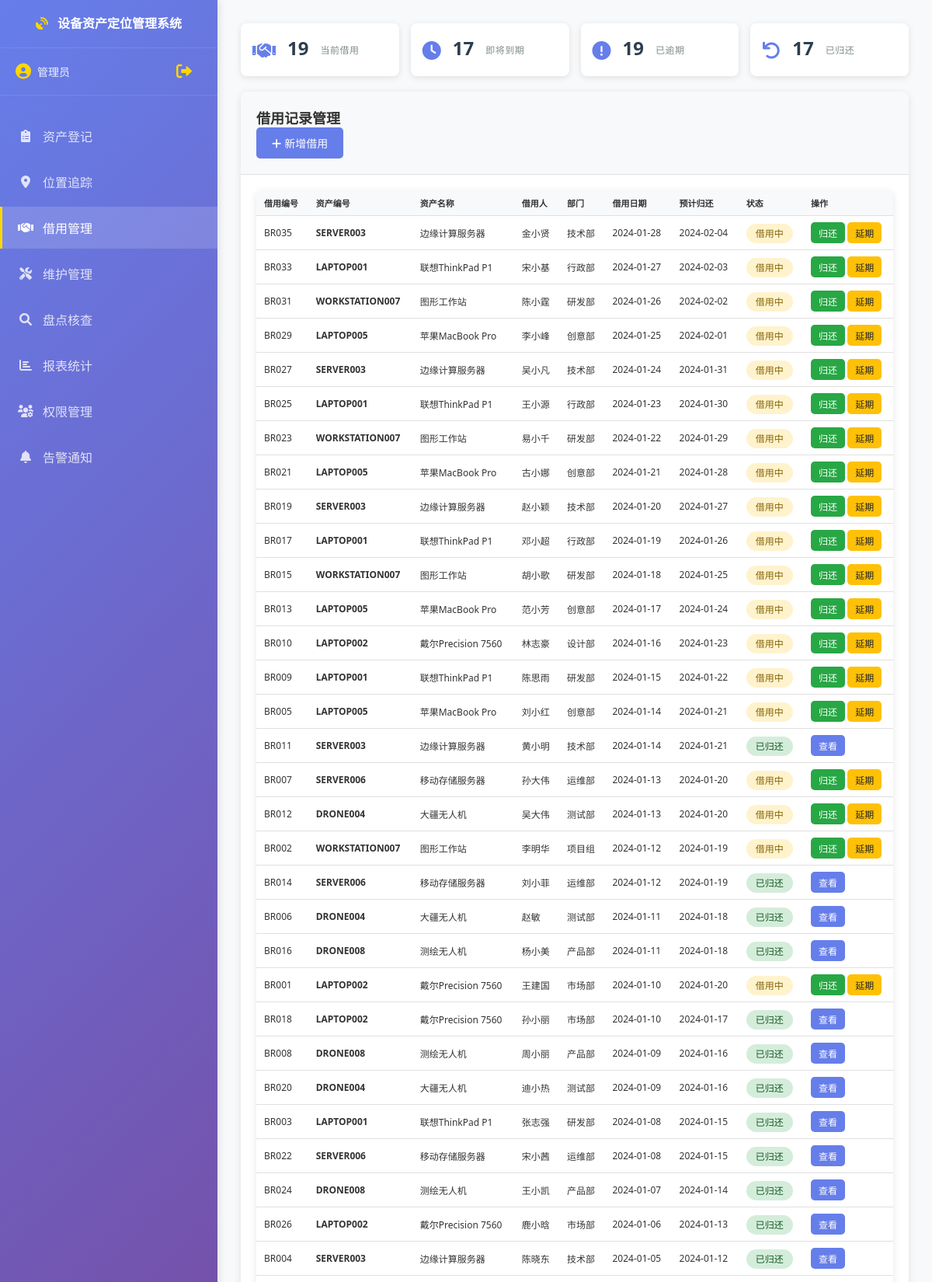
Page /borrow_management (upper part) on the committed database.
### tables this page shows
CREATE TABLE borrow_records (
            id INTEGER PRIMARY KEY AUTOINCREMENT,
            asset_id INTEGER,
            borrower_name VARCHAR(50) NOT NULL,
            borrower_department VARCHAR(50),
            borrow_date DATE NOT NULL,
            expected_return_date DATE,
            actual_return_date DATE,
            status VARCHAR(20) DEFAULT 'borrowed',
            notes TEXT,
            created_at TIMESTAMP DEFAULT CURRENT_TIMESTAMP,
            FOREIGN KEY (asset_id) REFERENCES assets (id)
        );

CREATE TABLE assets (
            id INTEGER PRIMARY KEY AUTOINCREMENT,
            asset_code VARCHAR(50) UNIQUE NOT NULL,
            asset_name VARCHAR(100) NOT NULL,
            category VARCHAR(50) NOT NULL,
            brand VARCHAR(50),
            model VARCHAR(50),
            purchase_date DATE,
            purchase_price DECIMAL(10,2),
            current_location VARCHAR(100),
            status VARCHAR(20) DEFAULT 'available',
            star_flash_tag_id VARCHAR(50),
            created_at TIMESTAMP DEFAULT CURRENT_TIMESTAMP,
            updated_at TIMESTAMP DEFAULT CURRENT_TIMESTAMP
        );

### app.py (the view)
@app.route('/borrow_management')
def borrow_management():
    conn = get_db_connection()
    borrows = conn.execute('''
        SELECT br.*, a.asset_name, a.asset_code
        FROM borrow_records br
        JOIN assets a ON br.asset_id = a.id
        ORDER BY br.borrow_date DESC
    ''').fetchall()
    current_borrows = conn.execute("SELECT COUNT(*) FROM borrow_records WHERE status = 'borrowed'").fetchone()[0]
    overdue_borrows = conn.execute('''
        SELECT COUNT(*) FROM borrow_records
        WHERE status = 'borrowed' AND expected_return_date < date('now')
    ''').fetchone()[0]
    conn.close()
    return render_template('index.html', active_page='borrow_management',
                         borrows=borrows, current_borrows=current_borrows,
                         overdue_borrows=overdue_borrows)

### database.py (called while the page is built)
def get_db_connection():
    conn = sqlite3.connect(DATABASE_PATH)
    conn.row_factory = sqlite3.Row
    return conn

### templates/index.html (shortened to what this page needs)
{% extends "base.html" %}  {%
block content %} {% if active_page == 'asset_register' %} {% include
'modules/asset_register.html' %} {% elif active_page == 'location_tracking' %}
{% include 'modules/location_tracking.html' %} {% elif active_page ==
'borrow_management' %} {% include 'modules/borrow_management.html' %} {% elif
active_page == 'maintenance_management' %} {% include
'modules/maintenance_management.html' %} {% elif active_page ==
'inventory_check' %} {% include 'modules/inventory_check.html' %} {% elif
active_page == 'report_statistics' %} {% include
'modules/report_statistics.html' %} {% elif active_page ==
'permission_management' %} {% include 'modules/permission_management.html' %} {%
elif active_page == 'alert_notification' %} {% include
'modules/alert_notification.html' %} {% endif %} {% endblock %}

### templates/modules/borrow_management.html
<div class="stats-grid">
  <div class="stat-card">
    <div class="icon"><i class="fas fa-handshake"></i></div>
    <div class="number">{{ current_borrows }}</div>
    <div class="label">当前借用</div>
  </div>
  <div class="stat-card">
    <div class="icon"><i class="fas fa-clock"></i></div>
    <div class="number">
      {{ (borrows|selectattr('expected_return_date')|list|length) -
      overdue_borrows }}
    </div>
    <div class="label">即将到期</div>
  </div>
  <div class="stat-card">
    <div class="icon"><i class="fas fa-exclamation-circle"></i></div>
    <div class="number">{{ overdue_borrows }}</div>
    <div class="label">已逾期</div>
  </div>
  <div class="stat-card">
    <div class="icon"><i class="fas fa-undo"></i></div>
    <div class="number">
      {{ borrows|selectattr('status', 'equalto', 'returned')|list|length }}
    </div>
    <div class="label">已归还</div>
  </div>
</div>
<div class="card">
  <div class="card-header">
    <h3>借用记录管理</h3>
    <button class="btn btn-primary" onclick="showBorrowForm()">
      <i class="fas fa-plus"></i> 新增借用
    </button>
  </div>
  <div class="card-body">
    <table class="table">
      <thead>
        <tr>
          <th>借用编号</th>
          <th>资产编号</th>
          <th>资产名称</th>
          <th>借用人</th>
          <th>部门</th>
          <th>借用日期</th>
          <th>预计归还</th>
          <th>状态</th>
          <th>操作</th>
        </tr>
      </thead>
      <tbody>
        {% for borrow in borrows %}
        <tr data-borrow-id="{{ borrow.id }}">
          <td>BR{{ "%03d"|format(borrow.id) }}</td>
          <td><strong>{{ borrow.asset_code }}</strong></td>
          <td>{{ borrow.asset_name }}</td>
          <td>{{ borrow.borrower_name }}</td>
          <td>{{ borrow.borrower_department }}</td>
          <td>{{ borrow.borrow_date }}</td>
          <td>{{ borrow.expected_return_date }}</td>
          <td>
            {% if borrow.status == 'borrowed' %}
            <span class="status-badge status-borrowed">借用中</span>
            {% elif borrow.status == 'returned' %}
            <span class="status-badge status-available">已归还</span>
            {% else %}
            <span class="status-badge status-maintenance">逾期</span>
            {% endif %}
          </td>
          <td>
            {% if borrow.status == 'borrowed' %}
            <button
              class="btn btn-success btn-sm"
              onclick="returnAsset({{ borrow.id }})"
            >
              归还
            </button>
            <button
              class="btn btn-warning btn-sm"
              onclick="extendBorrow({{ borrow.id }})"
            >
              延期
            </button>
            {% else %}
            <button
              class="btn btn-primary btn-sm"
              onclick="viewBorrow({{ borrow.id }})"
            >
              查看
            </button>
            {% endif %}
          </td>
        </tr>
        {% endfor %}
      </tbody>
    </table>
  </div>
</div>

### static/css/style.css (style rules this page uses)
* { margin: 0; padding: 0; box-sizing: border-box; }
body { font-family: "Segoe UI", Tahoma, Geneva, Verdana, sans-serif; background-color: #f5f5f5; color: #333; }
.card { background: white; border-radius: 8px; box-shadow: 0 2px 10px rgba(0, 0, 0, 0.1); margin-bottom: 20px; overflow: hidden; }
.card-header { padding: 20px; border-bottom: 1px solid #e0e0e0; background-color: #f8f9fa; }
.card-header h3 { font-size: 18px; font-weight: 600; color: #333; }
.card-body { padding: 20px; }
.btn { padding: 10px 20px; border: none; border-radius: 5px; cursor: pointer; font-size: 14px; font-weight: 500; text-decoration: none; display: inline-block; transition: all 0.3s ease; }
.btn-primary { background-color: #667eea; color: white; }
.btn-success { background-color: #28a745; color: white; }
.btn-warning { background-color: #ffc107; color: #212529; }
.table { width: 100%; border-collapse: collapse; background: white; border-radius: 8px; overflow: hidden; box-shadow: 0 2px 10px rgba(0, 0, 0, 0.1); }
.table th, .table td { padding: 10px 12px; text-align: left; border-bottom: 1px solid #e0e0e0; font-size: 13px; }
.table th { background-color: #f8f9fa; font-weight: 600; color: #333; font-size: 12px; }
.status-badge { padding: 4px 12px; border-radius: 20px; font-size: 12px; font-weight: 500; text-transform: uppercase; }
.status-available { background-color: #d4edda; color: #155724; }
.status-borrowed { background-color: #fff3cd; color: #856404; }
.stats-grid { display: grid; grid-template-columns: repeat(auto-fit, minmax(200px, 1fr)); gap: 15px; margin-bottom: 20px; }
.stat-card { background: white; padding: 15px 20px; border-radius: 8px; box-shadow: 0 2px 10px rgba(0, 0, 0, 0.1); display: flex; align-items: center; gap: 15px; }
.stat-card .icon { font-size: 24px; color: #667eea; flex-shrink: 0; }
.stat-card .number { font-size: 24px; font-weight: 700; color: #333; margin-bottom: 2px; }
.stat-card .label { font-size: 12px; color: #666; text-transform: uppercase; letter-spacing: 0.5px; }
.stats-grid { display: grid; grid-template-columns: repeat(auto-fit, minmax(150px, 1fr)); gap: 15px; margin-bottom: 20px; }
.stat-card { background: white; padding: 15px; border-radius: 8px; box-shadow: 0 2px 8px rgba(0, 0, 0, 0.1); text-align: center; transition: transform 0.2s ease; }
.stat-card .number { font-size: 24px; font-weight: bold; color: #2c3e50; margin-bottom: 5px; }
.stat-card .label { font-size: 12px; color: #7f8c8d; font-weight: 500; }
@media (max-width: 1200px) { .table th, .table td { padding: 8px 10px; font-size: 12px; } }
@media (max-width: 1200px) { .table th { font-size: 11px; } }

### rows in the picture
borrow_records: id "035", asset_code "SERVER003", asset_name "边缘计算服务器", borrower_name "金小贤", borrower_department "技术部", borrow_date "2024-01-28", expected_return_date "2024-02-04", status "借用中"
borrow_records: id "033", asset_code "LAPTOP001", asset_name "联想ThinkPad P1", borrower_name "宋小基", borrower_department "行政部", borrow_date "2024-01-27", expected_return_date "2024-02-03", status "借用中"
borrow_records: id "031", asset_code "WORKSTATION007", asset_name "图形工作站", borrower_name "陈小霆", borrower_department "研发部", borrow_date "2024-01-26", expected_return_date "2024-02-02", status "借用中"
borrow_records: id "029", asset_code "LAPTOP005", asset_name "苹果MacBook Pro", borrower_name "李小峰", borrower_department "创意部", borrow_date "2024-01-25", expected_return_date "2024-02-01", status "借用中"
borrow_records: id "027", asset_code "SERVER003", asset_name "边缘计算服务器", borrower_name "吴小凡", borrower_department "技术部", borrow_date "2024-01-24", expected_return_date "2024-01-31", status "借用中"
borrow_records: id "025", asset_code "LAPTOP001", asset_name "联想ThinkPad P1", borrower_name "王小源", borrower_department "行政部", borrow_date "2024-01-23", expected_return_date "2024-01-30", status "借用中"
borrow_records: id "023", asset_code "WORKSTATION007", asset_name "图形工作站", borrower_name "易小千", borrower_department "研发部", borrow_date "2024-01-22", expected_return_date "2024-01-29", status "借用中"
borrow_records: id "021", asset_code "LAPTOP005", asset_name "苹果MacBook Pro", borrower_name "古小娜", borrower_department "创意部", borrow_date "2024-01-21", expected_return_date "2024-01-28", status "借用中"
borrow_records: id "019", asset_code "SERVER003", asset_name "边缘计算服务器", borrower_name "赵小颖", borrower_department "技术部", borrow_date "2024-01-20", expected_return_date "2024-01-27", status "借用中"
borrow_records: id "017", asset_code "LAPTOP001", asset_name "联想ThinkPad P1", borrower_name "邓小超", borrower_department "行政部", borrow_date "2024-01-19", expected_return_date "2024-01-26", status "借用中"
borrow_records: id "015", asset_code "WORKSTATION007", asset_name "图形工作站", borrower_name "胡小歌", borrower_department "研发部", borrow_date "2024-01-18", expected_return_date "2024-01-25", status "借用中"
borrow_records: id "013", asset_code "LAPTOP005", asset_name "苹果MacBook Pro", borrower_name "范小芳", borrower_department "创意部", borrow_date "2024-01-17", expected_return_date "2024-01-24", status "借用中"
borrow_records: id "010", asset_code "LAPTOP002", asset_name "戴尔Precision 7560", borrower_name "林志豪", borrower_department "设计部", borrow_date "2024-01-16", expected_return_date "2024-01-23", status "借用中"
borrow_records: id "009", asset_code "LAPTOP001", asset_name "联想ThinkPad P1", borrower_name "陈思雨", borrower_department "研发部", borrow_date "2024-01-15", expected_return_date "2024-01-22", status "借用中"
borrow_records: id "005", asset_code "LAPTOP005", asset_name "苹果MacBook Pro", borrower_name "刘小红", borrower_department "创意部", borrow_date "2024-01-14", expected_return_date "2024-01-21", status "借用中"
borrow_records: id "011", asset_code "SERVER003", asset_name "边缘计算服务器", borrower_name "黄小明", borrower_department "技术部", borrow_date "2024-01-14", expected_return_date "2024-01-21", status "已归还"
borrow_records: id "007", asset_code "SERVER006", asset_name "移动存储服务器", borrower_name "孙大伟", borrower_department "运维部", borrow_date "2024-01-13", expected_return_date "2024-01-20", status "借用中"
borrow_records: id "012", asset_code "DRONE004", asset_name "大疆无人机", borrower_name "吴大伟", borrower_department "测试部", borrow_date "2024-01-13", expected_return_date "2024-01-20", status "借用中"
borrow_records: id "002", asset_code "WORKSTATION007", asset_name "图形工作站", borrower_name "李明华", borrower_department "项目组", borrow_date "2024-01-12", expected_return_date "2024-01-19", status "借用中"
borrow_records: id "014", asset_code "SERVER006", asset_name "移动存储服务器", borrower_name "刘小菲", borrower_department "运维部", borrow_date "2024-01-12", expected_return_date "2024-01-19", status "已归还"
borrow_records: id "006", asset_code "DRONE004", asset_name "大疆无人机", borrower_name "赵敏", borrower_department "测试部", borrow_date "2024-01-11", expected_return_date "2024-01-18", status "已归还"
borrow_records: id "016", asset_code "DRONE008", asset_name "测绘无人机", borrower_name "杨小美", borrower_department "产品部", borrow_date "2024-01-11", expected_return_date "2024-01-18", status "已归还"
borrow_records: id "001", asset_code "LAPTOP002", asset_name "戴尔Precision 7560", borrower_name "王建国", borrower_department "市场部", borrow_date "2024-01-10", expected_return_date "2024-01-20", status "借用中"
borrow_records: id "018", asset_code "LAPTOP002", asset_name "戴尔Precision 7560", borrower_name "孙小丽", borrower_department "市场部", borrow_date "2024-01-10", expected_return_date "2024-01-17", status "已归还"
borrow_records: id "008", asset_code "DRONE008", asset_name "测绘无人机", borrower_name "周小丽", borrower_department "产品部", borrow_date "2024-01-09", expected_return_date "2024-01-16", status "已归还"
borrow_records: id "020", asset_code "DRONE004", asset_name "大疆无人机", borrower_name "迪小热", borrower_department "测试部", borrow_date "2024-01-09", expected_return_date "2024-01-16", status "已归还"
borrow_records: id "003", asset_code "LAPTOP001", asset_name "联想ThinkPad P1", borrower_name "张志强", borrower_department "研发部", borrow_date "2024-01-08", expected_return_date "2024-01-15", status "已归还"
borrow_records: id "022", asset_code "SERVER006", asset_name "移动存储服务器", borrower_name "宋小茜", borrower_department "运维部", borrow_date "2024-01-08", expected_return_date "2024-01-15", status "已归还"
borrow_records: id "024", asset_code "DRONE008", asset_name "测绘无人机", borrower_name "王小凯", borrower_department "产品部", borrow_date "2024-01-07", expected_return_date "2024-01-14", status "已归还"
borrow_records: id "026", asset_code "LAPTOP002", asset_name "戴尔Precision 7560", borrower_name "鹿小晗", borrower_department "市场部", borrow_date "2024-01-06", expected_return_date "2024-01-13", status "已归还"
borrow_records: id "004", asset_code "SERVER003", asset_name "边缘计算服务器", borrower_name "陈晓东", borrower_department "技术部", borrow_date "2024-01-05", expected_return_date "2024-01-12", status "已归还"

### other values in the picture
{{ current_borrows }} "19"
{{ overdue_borrows }} "19"
{{ borrows|selectattr('status', 'equalto', 'returned')|list|length }} "17"
